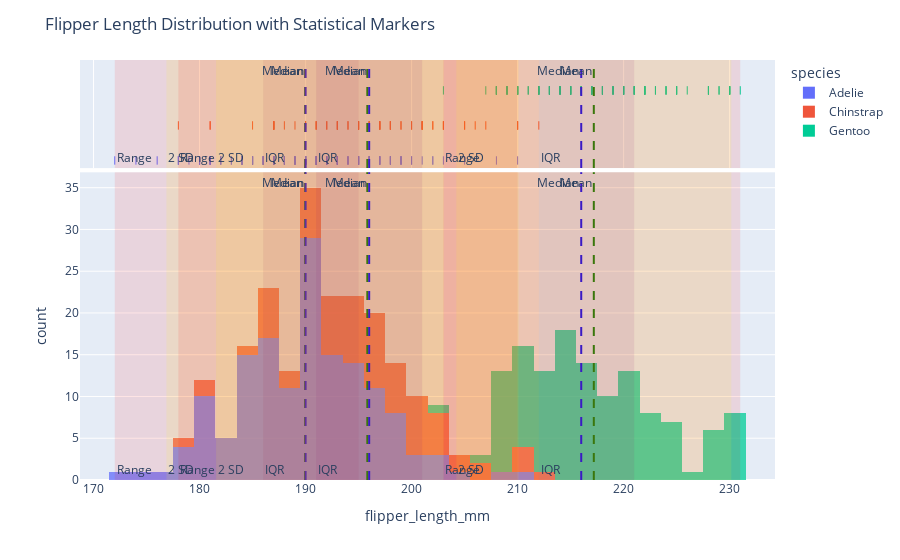

The notebook cell saved with this chart:
### Code cell
# Q1
import plotly.express as px
import plotly.graph_objects as go
import pandas as pd
import numpy as np
import seaborn as sns

# Load the penguins dataset from seaborn
df = sns.load_dataset('penguins')

# Define a function to add the mean, median, range, IQR, and 2 SD markers
def add_statistics(fig, df, species):
    species_data = df[df['species'] == species]['flipper_length_mm'].dropna()
    
    mean = species_data.mean()
    median = species_data.median()
    min_val = species_data.min()
    max_val = species_data.max()
    q1 = species_data.quantile(0.25)
    q3 = species_data.quantile(0.75)
    std_dev = species_data.std()
    
    # Add vertical lines for mean and median
    fig.add_vline(x=mean, line_dash="dash", line_color="green", annotation_text="Mean", annotation_position="top left")
    fig.add_vline(x=median, line_dash="dash", line_color="blue", annotation_text="Median", annotation_position="top left")
    
    # Add rectangles for range, IQR, and 2 standard deviations
    fig.add_vrect(x0=min_val, x1=max_val, fillcolor="red", opacity=0.1, line_width=0, annotation_text="Range", annotation_position="bottom left")
    fig.add_vrect(x0=q1, x1=q3, fillcolor="purple", opacity=0.1, line_width=0, annotation_text="IQR", annotation_position="bottom left")
    fig.add_vrect(x0=mean - 2*std_dev, x1=mean + 2*std_dev, fillcolor="yellow", opacity=0.1, line_width=0, annotation_text="2 SD", annotation_position="bottom left")

# Create histograms for each species and add statistics
fig = px.histogram(df, x="flipper_length_mm", color="species", marginal="rug", nbins=30, opacity=0.75)

# Add mean, median, range, IQR, and 2 SD lines and rectangles for each species
for species in df['species'].unique():
    add_statistics(fig, df, species)

# Update layout and show plot
fig.update_layout(title="Flipper Length Distribution with Statistical Markers")
fig.show()

### Figure 1 — Plotly figure (JSON) as saved in the notebook; plotly's stock layout.template omitted (floating-point values rounded to 4 significant figures; data arrays with more than 128 entries replaced by an {"elided": "..."} marker saying what was removed)
{"data": [{"alignmentgroup": "True", "bingroup": "x", "hovertemplate": "species=Adelie<br>flipper_length_mm=%{x}<br>count=%{y}<extra></extra>", "legendgroup": "Adelie", "marker": {"color": "#636efa", "opacity": 0.75, "pattern": {"shape": ""}}, "name": "Adelie", "nbinsx": 30, "offsetgroup": "Adelie", "orientation": "v", "showlegend": true, "type": "histogram", "x": {"elided": "152 int values"}, "xaxis": "x", "yaxis": "y"}, {"alignmentgroup": "True", "boxpoints": "all", "fillcolor": "rgba(255,255,255,0)", "hoveron": "points", "hovertemplate": "species=Adelie<br>flipper_length_mm=%{x}<extra></extra>", "jitter": 0, "legendgroup": "Adelie", "line": {"color": "rgba(255,255,255,0)"}, "marker": {"color": "#636efa", "symbol": "line-ns-open"}, "name": "Adelie", "offsetgroup": "Adelie", "showlegend": false, "type": "box", "x": {"elided": "152 int values"}, "xaxis": "x2", "yaxis": "y2"}, {"alignmentgroup": "True", "bingroup": "x", "hovertemplate": "species=Chinstrap<br>flipper_length_mm=%{x}<br>count=%{y}<extra></extra>", "legendgroup": "Chinstrap", "marker": {"color": "#EF553B", "opacity": 0.75, "pattern": {"shape": ""}}, "name": "Chinstrap", "nbinsx": 30, "offsetgroup": "Chinstrap", "orientation": "v", "showlegend": true, "type": "histogram", "x": [192, 196, 193, 188, 197, 198, 178, 197, 195, 198, 193, 194, 185, 201, 190, 201, 197, 181, 190, 195, 181, 191, 187, 193, 195, 197, 200, 200, 191, 205, 187, 201, 187, 203, 195, 199, 195, 210, 192, 205, 210, 187, 196, 196, 196, 201, 190, 212, 187, 198, 199, 201, 193, 203, 187, 197, 191, 203, 202, 194, 206, 189, 195, 207, 202, 193, 210, 198], "xaxis": "x", "yaxis": "y"}, {"alignmentgroup": "True", "boxpoints": "all", "fillcolor": "rgba(255,255,255,0)", "hoveron": "points", "hovertemplate": "species=Chinstrap<br>flipper_length_mm=%{x}<extra></extra>", "jitter": 0, "legendgroup": "Chinstrap", "line": {"color": "rgba(255,255,255,0)"}, "marker": {"color": "#EF553B", "symbol": "line-ns-open"}, "name": "Chinstrap", "offsetgroup": "Chinstrap", "showlegend": false, "type": "box", "x": [192, 196, 193, 188, 197, 198, 178, 197, 195, 198, 193, 194, 185, 201, 190, 201, 197, 181, 190, 195, 181, 191, 187, 193, 195, 197, 200, 200, 191, 205, 187, 201, 187, 203, 195, 199, 195, 210, 192, 205, 210, 187, 196, 196, 196, 201, 190, 212, 187, 198, 199, 201, 193, 203, 187, 197, 191, 203, 202, 194, 206, 189, 195, 207, 202, 193, 210, 198], "xaxis": "x2", "yaxis": "y2"}, {"alignmentgroup": "True", "bingroup": "x", "hovertemplate": "species=Gentoo<br>flipper_length_mm=%{x}<br>count=%{y}<extra></extra>", "legendgroup": "Gentoo", "marker": {"color": "#00cc96", "opacity": 0.75, "pattern": {"shape": ""}}, "name": "Gentoo", "nbinsx": 30, "offsetgroup": "Gentoo", "orientation": "v", "showlegend": true, "type": "histogram", "x": [211, 230, 210, 218, 215, 210, 211, 219, 209, 215, 214, 216, 214, 213, 210, 217, 210, 221, 209, 222, 218, 215, 213, 215, 215, 215, 216, 215, 210, 220, 222, 209, 207, 230, 220, 220, 213, 219, 208, 208, 208, 225, 210, 216, 222, 217, 210, 225, 213, 215, 210, 220, 210, 225, 217, 220, 208, 220, 208, 224, 208, 221, 214, 231, 219, 230, 214, 229, 220, 223, 216, 221, 221, 217, 216, 230, 209, 220, 215, 223, 212, 221, 212, 224, 212, 228, 218, 218, 212, 230, 218, 228, 212, 224, 214, 226, 216, 222, 203, 225, 219, 228, 215, 228, 216, 215, 210, 219, 208, 209, 216, 229, 213, 230, 217, 230, 217, 222, 214, null, 215, 222, 212, 213], "xaxis": "x", "yaxis": "y"}, {"alignmentgroup": "True", "boxpoints": "all", "fillcolor": "rgba(255,255,255,0)", "hoveron": "points", "hovertemplate": "species=Gentoo<br>flipper_length_mm=%{x}<extra></extra>", "jitter": 0, "legendgroup": "Gentoo", "line": {"color": "rgba(255,255,255,0)"}, "marker": {"color": "#00cc96", "symbol": "line-ns-open"}, "name": "Gentoo", "offsetgroup": "Gentoo", "showlegend": false, "type": "box", "x": [211, 230, 210, 218, 215, 210, 211, 219, 209, 215, 214, 216, 214, 213, 210, 217, 210, 221, 209, 222, 218, 215, 213, 215, 215, 215, 216, 215, 210, 220, 222, 209, 207, 230, 220, 220, 213, 219, 208, 208, 208, 225, 210, 216, 222, 217, 210, 225, 213, 215, 210, 220, 210, 225, 217, 220, 208, 220, 208, 224, 208, 221, 214, 231, 219, 230, 214, 229, 220, 223, 216, 221, 221, 217, 216, 230, 209, 220, 215, 223, 212, 221, 212, 224, 212, 228, 218, 218, 212, 230, 218, 228, 212, 224, 214, 226, 216, 222, 203, 225, 219, 228, 215, 228, 216, 215, 210, 219, 208, 209, 216, 229, 213, 230, 217, 230, 217, 222, 214, null, 215, 222, 212, 213], "xaxis": "x2", "yaxis": "y2"}], "layout": {"annotations": [{"showarrow": false, "text": "Mean", "x": 190.0, "xanchor": "right", "xref": "x", "y": 1, "yanchor": "top", "yref": "y domain"}, {"showarrow": false, "text": "Mean", "x": 190.0, "xanchor": "right", "xref": "x2", "y": 1, "yanchor": "top", "yref": "y2 domain"}, {"showarrow": false, "text": "Median", "x": 190, "xanchor": "right", "xref": "x", "y": 1, "yanchor": "top", "yref": "y domain"}, {"showarrow": false, "text": "Median", "x": 190, "xanchor": "right", "xref": "x2", "y": 1, "yanchor": "top", "yref": "y2 domain"}, {"showarrow": false, "text": "Range", "x": 172, "xanchor": "left", "xref": "x", "y": 0, "yanchor": "bottom", "yref": "y domain"}, {"showarrow": false, "text": "Range", "x": 172, "xanchor": "left", "xref": "x2", "y": 0, "yanchor": "bottom", "yref": "y2 domain"}, {"showarrow": false, "text": "IQR", "x": 186, "xanchor": "left", "xref": "x", "y": 0, "yanchor": "bottom", "yref": "y domain"}, {"showarrow": false, "text": "IQR", "x": 186, "xanchor": "left", "xref": "x2", "y": 0, "yanchor": "bottom", "yref": "y2 domain"}, {"showarrow": false, "text": "2 SD", "x": 176.9, "xanchor": "left", "xref": "x", "y": 0, "yanchor": "bottom", "yref": "y domain"}, {"showarrow": false, "text": "2 SD", "x": 176.9, "xanchor": "left", "xref": "x2", "y": 0, "yanchor": "bottom", "yref": "y2 domain"}, {"showarrow": false, "text": "Mean", "x": 195.8, "xanchor": "right", "xref": "x", "y": 1, "yanchor": "top", "yref": "y domain"}, {"showarrow": false, "text": "Mean", "x": 195.8, "xanchor": "right", "xref": "x2", "y": 1, "yanchor": "top", "yref": "y2 domain"}, {"showarrow": false, "text": "Median", "x": 196, "xanchor": "right", "xref": "x", "y": 1, "yanchor": "top", "yref": "y domain"}, {"showarrow": false, "text": "Median", "x": 196, "xanchor": "right", "xref": "x2", "y": 1, "yanchor": "top", "yref": "y2 domain"}, {"showarrow": false, "text": "Range", "x": 178, "xanchor": "left", "xref": "x", "y": 0, "yanchor": "bottom", "yref": "y domain"}, {"showarrow": false, "text": "Range", "x": 178, "xanchor": "left", "xref": "x2", "y": 0, "yanchor": "bottom", "yref": "y2 domain"}, {"showarrow": false, "text": "IQR", "x": 191, "xanchor": "left", "xref": "x", "y": 0, "yanchor": "bottom", "yref": "y domain"}, {"showarrow": false, "text": "IQR", "x": 191, "xanchor": "left", "xref": "x2", "y": 0, "yanchor": "bottom", "yref": "y2 domain"}, {"showarrow": false, "text": "2 SD", "x": 181.6, "xanchor": "left", "xref": "x", "y": 0, "yanchor": "bottom", "yref": "y domain"}, {"showarrow": false, "text": "2 SD", "x": 181.6, "xanchor": "left", "xref": "x2", "y": 0, "yanchor": "bottom", "yref": "y2 domain"}, {"showarrow": false, "text": "Mean", "x": 217.2, "xanchor": "right", "xref": "x", "y": 1, "yanchor": "top", "yref": "y domain"}, {"showarrow": false, "text": "Mean", "x": 217.2, "xanchor": "right", "xref": "x2", "y": 1, "yanchor": "top", "yref": "y2 domain"}, {"showarrow": false, "text": "Median", "x": 216, "xanchor": "right", "xref": "x", "y": 1, "yanchor": "top", "yref": "y domain"}, {"showarrow": false, "text": "Median", "x": 216, "xanchor": "right", "xref": "x2", "y": 1, "yanchor": "top", "yref": "y2 domain"}, {"showarrow": false, "text": "Range", "x": 203, "xanchor": "left", "xref": "x", "y": 0, "yanchor": "bottom", "yref": "y domain"}, {"showarrow": false, "text": "Range", "x": 203, "xanchor": "left", "xref": "x2", "y": 0, "yanchor": "bottom", "yref": "y2 domain"}, {"showarrow": false, "text": "IQR", "x": 212, "xanchor": "left", "xref": "x", "y": 0, "yanchor": "bottom", "yref": "y domain"}, {"showarrow": false, "text": "IQR", "x": 212, "xanchor": "left", "xref": "x2", "y": 0, "yanchor": "bottom", "yref": "y2 domain"}, {"showarrow": false, "text": "2 SD", "x": 204.2, "xanchor": "left", "xref": "x", "y": 0, "yanchor": "bottom", "yref": "y domain"}, {"showarrow": false, "text": "2 SD", "x": 204.2, "xanchor": "left", "xref": "x2", "y": 0, "yanchor": "bottom", "yref": "y2 domain"}], "barmode": "relative", "legend": {"title": {"text": "species"}, "tracegroupgap": 0}, "margin": {"t": 60}, "shapes": [{"line": {"color": "green", "dash": "dash"}, "type": "line", "x0": 190.0, "x1": 190.0, "xref": "x", "y0": 0, "y1": 1, "yref": "y domain"}, {"line": {"color": "green", "dash": "dash"}, "type": "line", "x0": 190.0, "x1": 190.0, "xref": "x2", "y0": 0, "y1": 1, "yref": "y2 domain"}, {"line": {"color": "blue", "dash": "dash"}, "type": "line", "x0": 190, "x1": 190, "xref": "x", "y0": 0, "y1": 1, "yref": "y domain"}, {"line": {"color": "blue", "dash": "dash"}, "type": "line", "x0": 190, "x1": 190, "xref": "x2", "y0": 0, "y1": 1, "yref": "y2 domain"}, {"fillcolor": "red", "line": {"width": 0}, "opacity": 0.1, "type": "rect", "x0": 172, "x1": 210, "xref": "x", "y0": 0, "y1": 1, "yref": "y domain"}, {"fillcolor": "red", "line": {"width": 0}, "opacity": 0.1, "type": "rect", "x0": 172, "x1": 210, "xref": "x2", "y0": 0, "y1": 1, "yref": "y2 domain"}, {"fillcolor": "purple", "line": {"width": 0}, "opacity": 0.1, "type": "rect", "x0": 186, "x1": 195, "xref": "x", "y0": 0, "y1": 1, "yref": "y domain"}, {"fillcolor": "purple", "line": {"width": 0}, "opacity": 0.1, "type": "rect", "x0": 186, "x1": 195, "xref": "x2", "y0": 0, "y1": 1, "yref": "y2 domain"}, {"fillcolor": "yellow", "line": {"width": 0}, "opacity": 0.1, "type": "rect", "x0": 176.9, "x1": 203.0, "xref": "x", "y0": 0, "y1": 1, "yref": "y domain"}, {"fillcolor": "yellow", "line": {"width": 0}, "opacity": 0.1, "type": "rect", "x0": 176.9, "x1": 203.0, "xref": "x2", "y0": 0, "y1": 1, "yref": "y2 domain"}, {"line": {"color": "green", "dash": "dash"}, "type": "line", "x0": 195.8, "x1": 195.8, "xref": "x", "y0": 0, "y1": 1, "yref": "y domain"}, {"line": {"color": "green", "dash": "dash"}, "type": "line", "x0": 195.8, "x1": 195.8, "xref": "x2", "y0": 0, "y1": 1, "yref": "y2 domain"}, {"line": {"color": "blue", "dash": "dash"}, "type": "line", "x0": 196, "x1": 196, "xref": "x", "y0": 0, "y1": 1, "yref": "y domain"}, {"line": {"color": "blue", "dash": "dash"}, "type": "line", "x0": 196, "x1": 196, "xref": "x2", "y0": 0, "y1": 1, "yref": "y2 domain"}, {"fillcolor": "red", "line": {"width": 0}, "opacity": 0.1, "type": "rect", "x0": 178, "x1": 212, "xref": "x", "y0": 0, "y1": 1, "yref": "y domain"}, {"fillcolor": "red", "line": {"width": 0}, "opacity": 0.1, "type": "rect", "x0": 178, "x1": 212, "xref": "x2", "y0": 0, "y1": 1, "yref": "y2 domain"}, {"fillcolor": "purple", "line": {"width": 0}, "opacity": 0.1, "type": "rect", "x0": 191, "x1": 201, "xref": "x", "y0": 0, "y1": 1, "yref": "y domain"}, {"fillcolor": "purple", "line": {"width": 0}, "opacity": 0.1, "type": "rect", "x0": 191, "x1": 201, "xref": "x2", "y0": 0, "y1": 1, "yref": "y2 domain"}, {"fillcolor": "yellow", "line": {"width": 0}, "opacity": 0.1, "type": "rect", "x0": 181.6, "x1": 210.1, "xref": "x", "y0": 0, "y1": 1, "yref": "y domain"}, {"fillcolor": "yellow", "line": {"width": 0}, "opacity": 0.1, "type": "rect", "x0": 181.6, "x1": 210.1, "xref": "x2", "y0": 0, "y1": 1, "yref": "y2 domain"}, {"line": {"color": "green", "dash": "dash"}, "type": "line", "x0": 217.2, "x1": 217.2, "xref": "x", "y0": 0, "y1": 1, "yref": "y domain"}, {"line": {"color": "green", "dash": "dash"}, "type": "line", "x0": 217.2, "x1": 217.2, "xref": "x2", "y0": 0, "y1": 1, "yref": "y2 domain"}, {"line": {"color": "blue", "dash": "dash"}, "type": "line", "x0": 216, "x1": 216, "xref": "x", "y0": 0, "y1": 1, "yref": "y domain"}, {"line": {"color": "blue", "dash": "dash"}, "type": "line", "x0": 216, "x1": 216, "xref": "x2", "y0": 0, "y1": 1, "yref": "y2 domain"}, {"fillcolor": "red", "line": {"width": 0}, "opacity": 0.1, "type": "rect", "x0": 203, "x1": 231, "xref": "x", "y0": 0, "y1": 1, "yref": "y domain"}, {"fillcolor": "red", "line": {"width": 0}, "opacity": 0.1, "type": "rect", "x0": 203, "x1": 231, "xref": "x2", "y0": 0, "y1": 1, "yref": "y2 domain"}, {"fillcolor": "purple", "line": {"width": 0}, "opacity": 0.1, "type": "rect", "x0": 212, "x1": 221, "xref": "x", "y0": 0, "y1": 1, "yref": "y domain"}, {"fillcolor": "purple", "line": {"width": 0}, "opacity": 0.1, "type": "rect", "x0": 212, "x1": 221, "xref": "x2", "y0": 0, "y1": 1, "yref": "y2 domain"}, {"fillcolor": "yellow", "line": {"width": 0}, "opacity": 0.1, "type": "rect", "x0": 204.2, "x1": 230.2, "xref": "x", "y0": 0, "y1": 1, "yref": "y domain"}, {"fillcolor": "yellow", "line": {"width": 0}, "opacity": 0.1, "type": "rect", "x0": 204.2, "x1": 230.2, "xref": "x2", "y0": 0, "y1": 1, "yref": "y2 domain"}], "title": {"text": "Flipper Length Distribution with Statistical Markers"}, "xaxis": {"anchor": "y", "domain": [0, 1], "title": {"text": "flipper_length_mm"}}, "xaxis2": {"anchor": "y2", "domain": [0, 1], "matches": "x", "showgrid": true, "showticklabels": false}, "yaxis": {"anchor": "x", "domain": [0, 0.7326], "title": {"text": "count"}}, "yaxis2": {"anchor": "x2", "domain": [0.7426, 1], "matches": "y2", "showgrid": false, "showline": false, "showticklabels": false, "ticks": ""}}}
